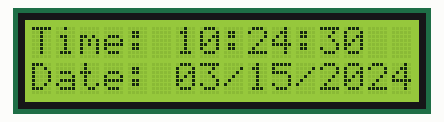
A program run on a simulated Raspberry Pi (header pin numbers). Shown: 16×2 character LCD. The clock reads 2024-03-15 10:24:30 at power-on unless the program sets it.

Above: at 0.1 s.
At 4.1 s:
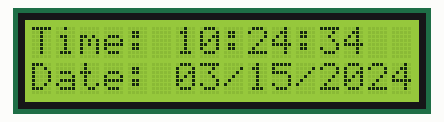
At 9.1 s:
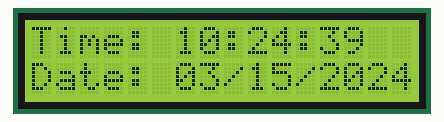
At 19.1 s:
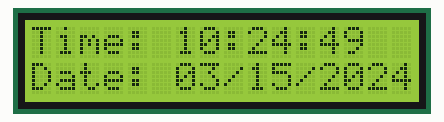
At 29.1 s:
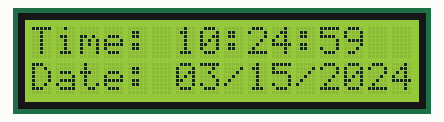
At 39.1 s:
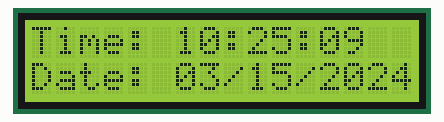

The program:

date_time.py
```python
from RPLCD.gpio import CharLCD
import RPi.GPIO as GPIO
import time
GPIO.setwarnings(False)
lcd = CharLCD(cols=16, rows=2, pin_rs=37, pin_e=35, pins_data=[33, 31, 29, 23],numbering_mode=GPIO.BOARD)
lcd.clear()
while True:
	lcd.cursor_pos = (0, 0)
        lcd.write_string("Time: %s" %time.strftime("%H:%M:%S"))
        lcd.cursor_pos = (1, 0)
        lcd.write_string("Date: %s" %time.strftime("%m/%d/%Y"))
```

Measured:
- what the display in image 1 shows lasts 1.0 s, from 4.0 s to 5.0 s
